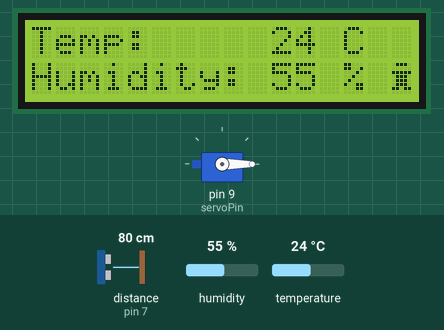
This sketch was run on a simulated Arduino Uno, built with avr-gcc and run on an emulated ATmega328P. Parts: servo, 16×2 character LCD. Wiring (inferred from the names in the program): ultrasonic range finder: trigger pin 6; echo pin 7. The test bench sets the inputs (shaded band); at power-on: temperature 24 °C, distance to the obstacle (sensor on pin 7) 80 cm, humidity 55 %. The echo pulse lasts 58.3 µs per cm; what the sketch prints to the serial monitor is not drawn.

Above: at 1.3 s.
1.4 s: temperature set to 1 °C
At 3.2 s:
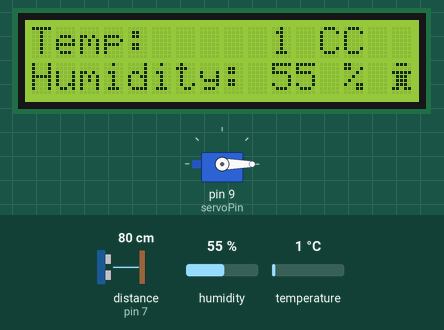
3.7 s: distance to the obstacle (sensor on pin 7) set to 44 cm
7.9 s: distance to the obstacle (sensor on pin 7) set to 37 cm
At 11.7 s:
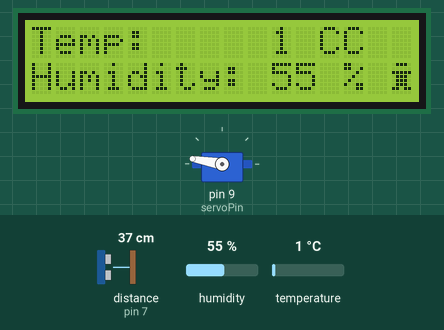
13.4 s: temperature set to 12 °C
At 19.3 s:
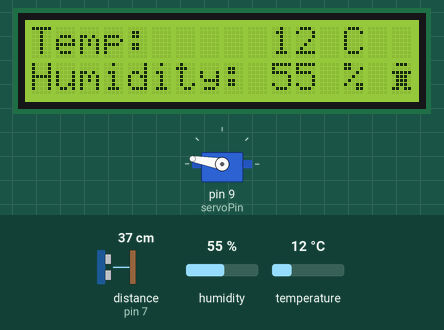
19.4 s: humidity set to 22 %
At 20.6 s:
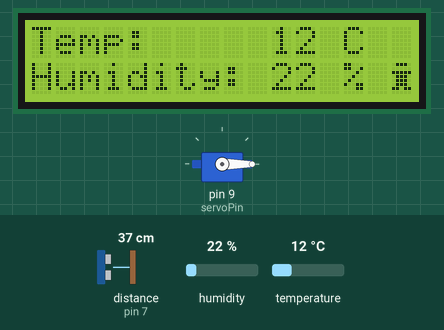
21.5 s: humidity set to 40 %
At 25.5 s:
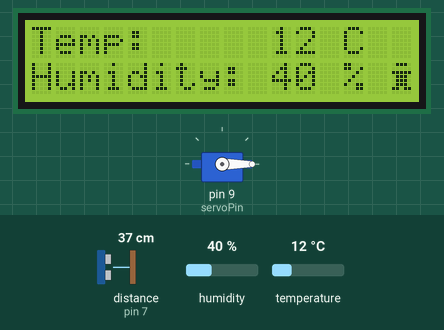
Timing chart, 0 to 26.6 s (numbered marks = the images above; inputs shaded):
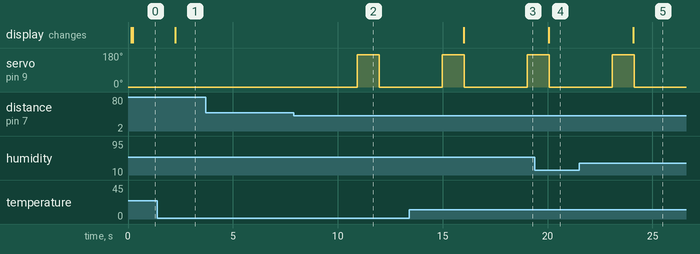

The sketch:

master_file.ino
```cpp
#include <LiquidCrystal.h>
#include <DHT.h>
#include <Servo.h>

Servo servo;
int trigPin = 6;
int echoPin = 7;
int servoPin = 9;
int led= 10;
long duration, dist, average;
long aver[3];   //array for average

const int rs = 12, en = 11, d4 = 5, d5 = 4, d6 = 3, d7 = 2;
LiquidCrystal lcd(rs, en, d4, d5, d6, d7);
DHT dht(8, DHT22);
int temp;
int humidity;
int dt = 2000;

byte art[8] = {
  0b01110,
  0b00000,
  0b11111,
  0b01110,
  0b01110,
  0b01110,
  0b11011,
  0b00000
};


void setup() {

  //for servo
    Serial.begin(9600);
    servo.attach(servoPin);
    pinMode(trigPin, OUTPUT);
    pinMode(echoPin, INPUT);
    servo.write(0);         //close cap on power on
    delay(100);
    servo.detach();

  //for display
    lcd.begin(16, 2);
    dht.begin();
    lcd.createChar(0, art);
}

void measure() {
digitalWrite(10,HIGH);
digitalWrite(trigPin, LOW);
delayMicroseconds(5);
digitalWrite(trigPin, HIGH);
delayMicroseconds(15);
digitalWrite(trigPin, LOW);
pinMode(echoPin, INPUT);
duration = pulseIn(echoPin, HIGH);
dist = (duration/2) / 29.1;    //obtain distance
}
void loop() {
Serial.print(dist);

//for servo
  for (int i=0;i<=2;i++) {   //average distance
    measure();
   aver[i]=dist;
    delay(10);              //delay between measurements
  }
 dist=(aver[0]+aver[1]+aver[2])/3;
Serial.print(dist);

if ( dist<40 ) {
//Change distance as per your need
 servo.attach(servoPin);
  delay(1);
 servo.write(0);
 delay(3000);
 servo.write(170);
 delay(1000);
 servo.detach();

}
Serial.print(dist);

//for disp
// set the cursor to column 0, line 1
  // (note: line 1 is the second row, since counting begins with 0):
  temp = dht.readTemperature();
  humidity = dht.readHumidity();
  lcd.setCursor(0, 0);
  lcd.print("Temp:     ");
  lcd.print(temp);
  lcd.print(" C");
  lcd.setCursor(0, 1);
  lcd.print("Humidity: ");
  lcd.print(humidity);
  lcd.print(" %");
  lcd.setCursor(15, 1);
  lcd.write(byte(0));
  // print the number of seconds since reset:
  //lcd.print(millis() / 1000);
}
```

Measured:
- the behaviour switches between 41 and 40 cm on distance to the obstacle (sensor on pin 7) (found by bisection; images 1 and 2)
- after the input at 1.4 s, the display: changes after 0.84 s (image 1)
- after the input at 3.7 s, every drawn part: stays the same
- after the input at 7.9 s, servo on pin 9 (servoPin): 0° → 170° after 3.0 s, → 0° 1.0 s later
- after the input at 13.4 s, the display: changes after 2.6 s (image 3)
- after the input at 19.4 s, the display: changes after 0.65 s (image 4)
- after the input at 21.5 s, the display: changes after 2.6 s (image 5)
